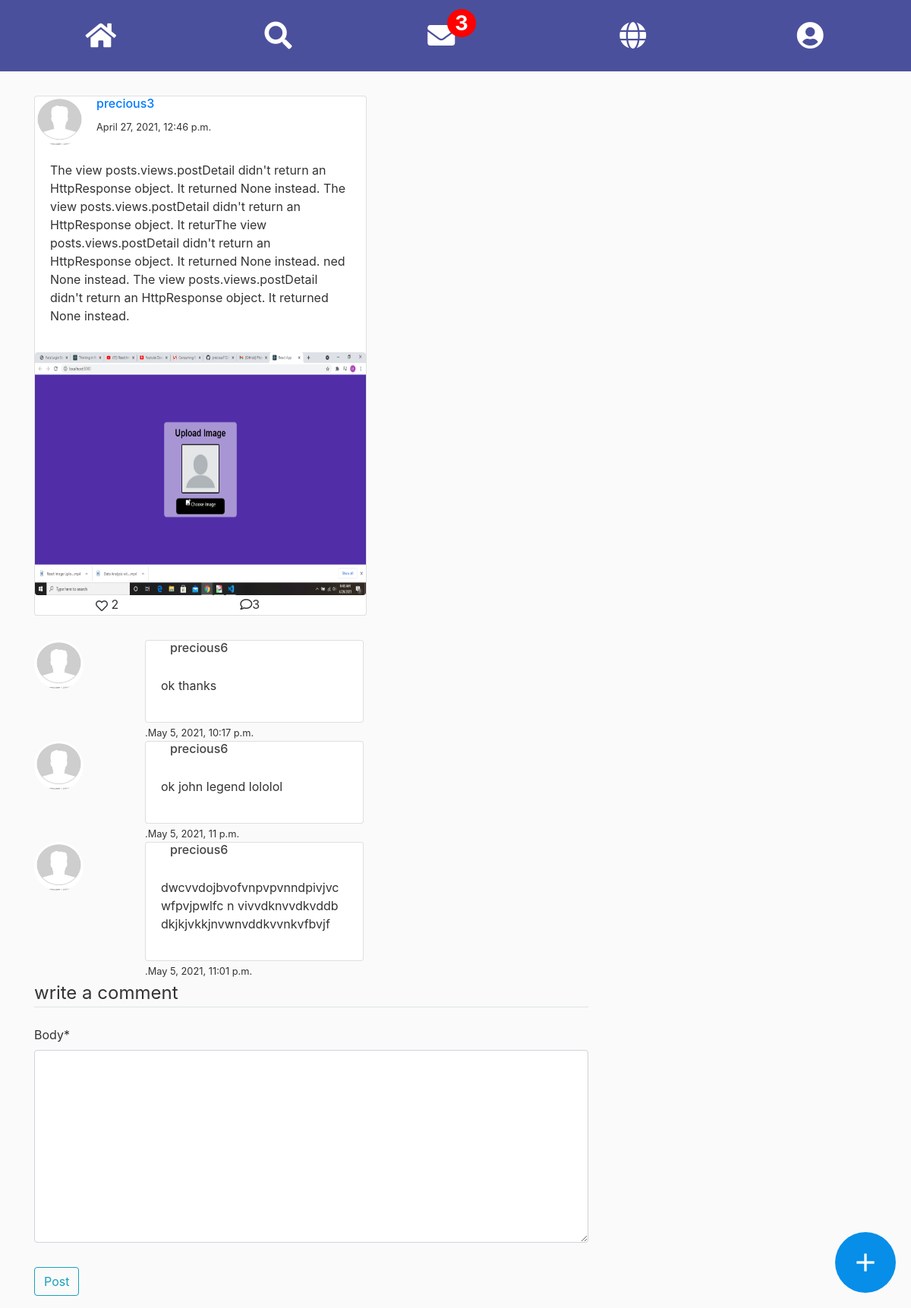
/posts/14/ (signed in), run on the app's committed database.
### posts/models.py (models this page shows, shortened)
class Posts(models.Model):
	body= models.TextField()
	author=models.ForeignKey(User,on_delete=models.CASCADE)
	date_of_release= models.DateTimeField(default=timezone.now)
	post_image= models.ImageField(upload_to='post_imgs')
	like= models.ManyToManyField(User,related_name='likes', blank=True)
	like_count= models.BigIntegerField(default=0)

class Comment(models.Model):
	post= models.ForeignKey(Posts,on_delete=models.CASCADE, related_name='comments')
	body= models.TextField()
	by=models.ForeignKey(User, on_delete=models.CASCADE,default=1)
	date_created= models.DateTimeField(default=timezone.now)

### users/models.py (models this page shows, shortened)
class Profile(models.Model):
	user = models.OneToOneField(User, on_delete=models.CASCADE)
	FriendsList=models.ManyToManyField("self")
	image = models.ImageField(default='default.jpg', upload_to='profile_pics')

### posts/views.py (the view)
# urls.py: path('posts/<int:pk>/', p_views.postDetail, name='post-detail'),
def postDetail(request, pk):
    post= get_object_or_404(Posts, pk=pk)
    comments= post.comments.all()
    NumComment= comments.count()
    if request.method =='POST':
        form= CommentForm(request.POST, request.FILES)
        if form.is_valid():
            form.instance.by= request.user
            com= form.save(commit=False)
            com.post=post
            com.save()
            return redirect('post-detail',pk=post.pk)
            messages.success(request, f'Commment successful')
    else:
        form= CommentForm()
    context = {
            'post':post,
            'comments':comments,
            'form':form,
            'NumComment':NumComment
            }
    return render(request, 'posts/post-detail.html', context)

### posts/forms.py
class CommentForm(forms.ModelForm):
    class Meta:
        model= Comment
        fields=['body']

### chat/custom_context_processor.py (called while the page is built)
def notifications(request):
    NumOfNotifications=0
    if request.user.is_anonymous:
        pass
    else:
        friend_requests= AddFriend.objects.filter(receiver=request.user)
        for F in friend_requests:
            NumOfNotifications += 1
    return {
        'NumOfNotifications':NumOfNotifications,
        }

### posts/Templates/posts/post-detail.html (shortened to what this page needs)
{% extends "posts/base.html" %}
{% load crispy_forms_tags %}
{% block content %}
<a href="http://www.google.com" class="material-icons floating-btn">add</a>
<div class="card" style="margin: 2rem 0; width:60%; ">
	<div style="display:flex;">
	<img class="rounded-circle article-img align-baseline" src="{{ post.author.profile.image.url }}">
	<div>
	<a href="#"><h6 class="align-top" >{{ post.author.username }}</a></h6><span><small>{{ post.date_of_release }}</small></span>
	</div>
	</div>
	<div class="card-body">
		<p >{{ post.body }}</p>
	</div>
	<div>
	<img class="rounded mx-auto" style="width:100%; height:20rem;" src="{{ post.post_image.url }}">
	</div>
	<div style="display:flex;">
		<div style="margin-left: 5rem;"><button class="btn btn-link text-dark p-0 border-0 btn-outline-light" id="liked" value="{{ post.pk }}"><i class="far fa-heart" style="background-color: white;"></i></button>{% if post.like_count == 0 %}
			<span id="NumLike"> </span> {% else %}	<span id="NumLike">{{ post.like_count }}</span>{% endif %}</div>
		<div style="margin-left: 10rem;"><i class="far fa-comment"></i><span>{{ NumComment }}</span></div>
	</div>
  </div>
		{%  for comment in  comments  %}
 <div style="display:flex;">
	<div style="width: 20%;">
	<img class="rounded-circle article-img align-baseline" src="{{ comment.by.profile.image.url }}">
	</div>
	<div style="width: 80%;" >
    <div class="card" style="width:18rem;">
	<div style="margin-left: 2rem;">
		<h6>{{ comment.by.username }}</h6>
	</div>
	<div class="card-body">
		<p>{{ comment.body }}</p>
	</div>
	</div>
    <span><small>.{{ comment.date_created }}</small></span>
	</div>
</div>
        {% endfor %}
		<div class="content-section">
			<form method="POST" enctype="multipart/form-data">
				<fieldset class="form-group">
					<legend class="border-bottom mb-4">write a comment</legend>
					{{ form|crispy }}
				</fieldset>
				<div class="form-group">
					<button class="btn btn-outline-info" type="submit">Post</button>
				</div>
			</form>
		</div>
{% endblock content %}

### posts/static/posts/main.css (style rules this page uses)
body { background: #fafafa; color: #333333; margin: 0; }
h1, h2, h3, h4, h5, h6 { color: #444444; }
.article-img { height: 65px; width: 65px; margin-right: 16px; }
.floating-btn { width: 80px; height: 80px; background: #078ee8; display: flex; align-items: center; justify-content: center; text-decoration: none; border-radius: 50%; color: #ffffff; font-size: 40px; box-shadow: 2px 2px 5px rgba(0,0,0,0,0.25); position: fixed; right: 20px; bottom: 20px; transition: background 0.25; }
textarea { width:100%; outline:none; font-size:1rem; padding:1%; border-radius:2rem; }

### data on the page
Posts: author.profile.image (placeholder picture), author.username "precious3", date_of_release "April 27, 2021, 12:46 p.m.", body "The view posts.views.postDetail didn't return an HttpResponse object. It returned None instead. The view posts.views.postDetail didn't return an HttpResponse object. It returThe view posts.views.postDetail didn't return an HttpResponse object. It returned None instead. ned None instead. The view posts.views.postDetail didn't return an HttpResponse object. It returned None instead.", post_image (picture), like_count "2"
Comment: by.profile.image (placeholder picture), by.username "precious6", body "ok thanks", date_created "May 5, 2021, 10:17 p.m."
Comment: by.profile.image (placeholder picture), by.username "precious6", body "ok john legend lololol", date_created "May 5, 2021, 11 p.m."
Comment: by.profile.image (placeholder picture), by.username "precious6", body "dwcvvdojbvofvnpvpvnndpivjvcwfpvjpwlfc n vivvdknvvdkvddb dkjkjvkkjnvwnvddkvvnkvfbvjf", date_created "May 5, 2021, 11:01 p.m."

### other printed values
{{ NumOfMessages }} "3"
{{ NumComment }} "3"
